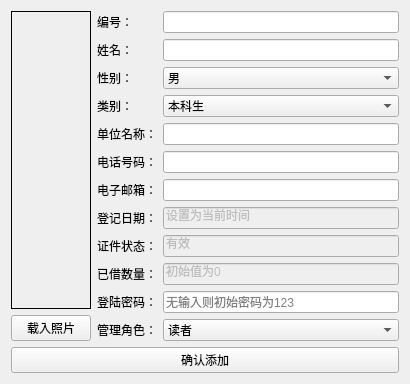
<?xml version="1.0" encoding="UTF-8"?>
<ui version="4.0">
 <class>r_insert_Form</class>
 <widget class="QWidget" name="r_insert_Form">
  <property name="geometry">
   <rect>
    <x>0</x>
    <y>0</y>
    <width>410</width>
    <height>367</height>
   </rect>
  </property>
  <property name="windowTitle">
   <string>添加用户</string>
  </property>
  <layout class="QGridLayout" name="gridLayout_2">
   <item row="0" column="0">
    <layout class="QGridLayout" name="gridLayout">
     <item row="0" column="0">
      <layout class="QHBoxLayout" name="horizontalLayout_2">
       <item>
        <layout class="QVBoxLayout" name="verticalLayout_4">
         <item>
          <widget class="QLabel" name="label_18">
           <property name="frameShape">
            <enum>QFrame::Box</enum>
           </property>
           <property name="text">
            <string/>
           </property>
           <property name="pixmap">
            <pixmap resource="../img_rcc.qrc">:/Icon/load.png</pixmap>
           </property>
           <property name="alignment">
            <set>Qt::AlignCenter</set>
           </property>
          </widget>
         </item>
         <item>
          <widget class="QPushButton" name="load_photo_btn">
           <property name="enabled">
            <bool>true</bool>
           </property>
           <property name="autoFillBackground">
            <bool>false</bool>
           </property>
           <property name="text">
            <string>载入照片</string>
           </property>
           <property name="autoRepeat">
            <bool>false</bool>
           </property>
          </widget>
         </item>
        </layout>
       </item>
       <item>
        <layout class="QVBoxLayout" name="verticalLayout_3">
         <item>
          <layout class="QHBoxLayout" name="horizontalLayout">
           <item>
            <layout class="QVBoxLayout" name="verticalLayout">
             <item>
              <widget class="QLabel" name="label_6">
               <property name="text">
                <string>编号：</string>
               </property>
              </widget>
             </item>
             <item>
              <widget class="QLabel" name="label_7">
               <property name="text">
                <string>姓名：</string>
               </property>
              </widget>
             </item>
             <item>
              <widget class="QLabel" name="label_8">
               <property name="text">
                <string>性别：</string>
               </property>
              </widget>
             </item>
             <item>
              <widget class="QLabel" name="label_11">
               <property name="text">
                <string>类别：</string>
               </property>
              </widget>
             </item>
             <item>
              <widget class="QLabel" name="label_9">
               <property name="text">
                <string>单位名称：</string>
               </property>
              </widget>
             </item>
             <item>
              <widget class="QLabel" name="label_10">
               <property name="text">
                <string>电话号码：</string>
               </property>
              </widget>
             </item>
             <item>
              <widget class="QLabel" name="label_12">
               <property name="text">
                <string>电子邮箱：</string>
               </property>
              </widget>
             </item>
             <item>
              <widget class="QLabel" name="label_13">
               <property name="text">
                <string>登记日期：</string>
               </property>
              </widget>
             </item>
             <item>
              <widget class="QLabel" name="label_14">
               <property name="text">
                <string>证件状态：</string>
               </property>
              </widget>
             </item>
             <item>
              <widget class="QLabel" name="label_15">
               <property name="text">
                <string>已借数量：</string>
               </property>
              </widget>
             </item>
             <item>
              <widget class="QLabel" name="label_17">
               <property name="text">
                <string>登陆密码：</string>
               </property>
              </widget>
             </item>
             <item>
              <widget class="QLabel" name="label_16">
               <property name="text">
                <string>管理角色：</string>
               </property>
              </widget>
             </item>
            </layout>
           </item>
           <item>
            <layout class="QVBoxLayout" name="verticalLayout_2">
             <item>
              <widget class="QLineEdit" name="id_le"/>
             </item>
             <item>
              <widget class="QLineEdit" name="name_le"/>
             </item>
             <item>
              <widget class="QComboBox" name="sex_cb">
               <item>
                <property name="text">
                 <string>男</string>
                </property>
               </item>
               <item>
                <property name="text">
                 <string>女</string>
                </property>
               </item>
              </widget>
             </item>
             <item>
              <widget class="QComboBox" name="type_cb">
               <property name="currentIndex">
                <number>3</number>
               </property>
               <item>
                <property name="text">
                 <string>老师</string>
                </property>
               </item>
               <item>
                <property name="text">
                 <string>博士生</string>
                </property>
               </item>
               <item>
                <property name="text">
                 <string>硕士生</string>
                </property>
               </item>
               <item>
                <property name="text">
                 <string>本科生</string>
                </property>
               </item>
               <item>
                <property name="text">
                 <string>专科生</string>
                </property>
               </item>
              </widget>
             </item>
             <item>
              <widget class="QLineEdit" name="dept_le"/>
             </item>
             <item>
              <widget class="QLineEdit" name="phone_le"/>
             </item>
             <item>
              <widget class="QLineEdit" name="email_le"/>
             </item>
             <item>
              <layout class="QHBoxLayout" name="horizontalLayout_3">
               <item>
                <widget class="QLineEdit" name="date_le">
                 <property name="enabled">
                  <bool>false</bool>
                 </property>
                 <property name="text">
                  <string>设置为当前时间</string>
                 </property>
                </widget>
               </item>
              </layout>
             </item>
             <item>
              <widget class="QLineEdit" name="status_le">
               <property name="enabled">
                <bool>false</bool>
               </property>
               <property name="text">
                <string>有效</string>
               </property>
              </widget>
             </item>
             <item>
              <widget class="QLineEdit" name="bwqty_le">
               <property name="enabled">
                <bool>false</bool>
               </property>
               <property name="text">
                <string>初始值为0</string>
               </property>
              </widget>
             </item>
             <item>
              <widget class="QLineEdit" name="psw_le">
               <property name="echoMode">
                <enum>QLineEdit::Password</enum>
               </property>
               <property name="placeholderText">
                <string>无输入则初始密码为123</string>
               </property>
              </widget>
             </item>
             <item>
              <widget class="QComboBox" name="roles_cb">
               <item>
                <property name="text">
                 <string>读者</string>
                </property>
               </item>
               <item>
                <property name="text">
                 <string>借书证管理员</string>
                </property>
               </item>
               <item>
                <property name="text">
                 <string>图书管理员</string>
                </property>
               </item>
               <item>
                <property name="text">
                 <string>借阅管理员</string>
                </property>
               </item>
               <item>
                <property name="text">
                 <string>系统管理员</string>
                </property>
               </item>
              </widget>
             </item>
            </layout>
           </item>
          </layout>
         </item>
        </layout>
       </item>
      </layout>
     </item>
     <item row="1" column="0">
      <layout class="QVBoxLayout" name="verticalLayout_5">
       <item>
        <widget class="QPushButton" name="insert_btn">
         <property name="enabled">
          <bool>true</bool>
         </property>
         <property name="autoFillBackground">
          <bool>false</bool>
         </property>
         <property name="text">
          <string>确认添加</string>
         </property>
         <property name="autoRepeat">
          <bool>false</bool>
         </property>
        </widget>
       </item>
      </layout>
     </item>
    </layout>
   </item>
  </layout>
 </widget>
 <resources>
  <include location="../img_rcc.qrc"/>
 </resources>
 <connections/>
</ui>
